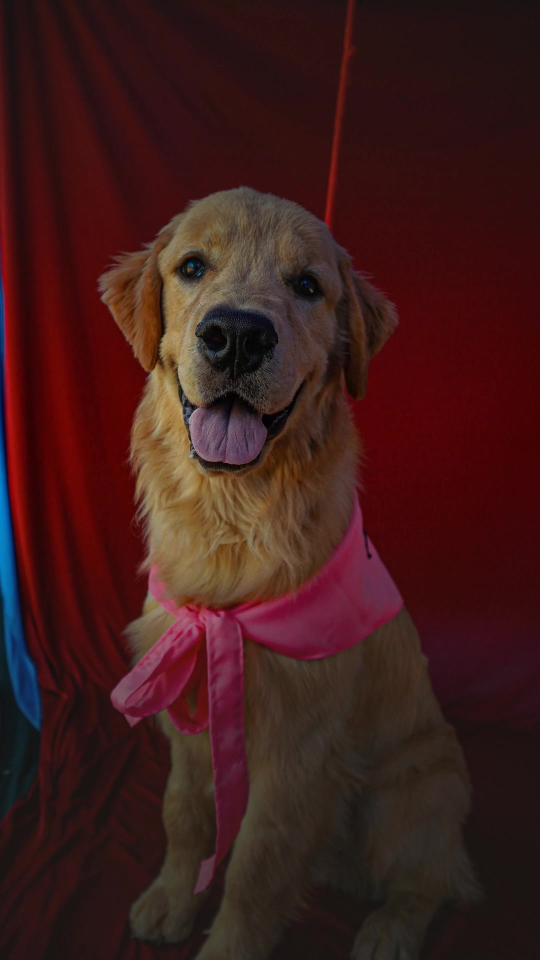
#> input picture reels/foco-no-pet-viral/assets/photos/hero.jpg, 1080 x 1920 px, given in place of 064650fe-image.jpg, which was not available (shown at 1/2 size)
$ python render_parque_jequitibas.py foco-no-pet-viral/assets/photos/hero.jpg out.png foco-no-pet-viral/assets/photos/p00.jpg
#> lines starting #> are read from the running program, lines starting #| are printed output that depends on the picture; pictures that were not available may be replaced by others from this repository, and a replacement may not be noted
import math, subprocess, sys
from PIL import Image, ImageDraw, ImageFont, ImageFilter, ImageEnhance

UP = "/root/.claude/uploads/bebd2763-9587-528d-abc0-658fa0475796/"
FONTS = sys.argv[1]
OUT = sys.argv[2]
W, H, FPS = 1080, 1920, 30

ORANGE = (225, 90, 10)
WHITE = (255, 255, 255)
DARK = (30, 30, 28)
LOGO = sys.argv[3]

# [5 lines left out: function font, not called in this run]

ANTON = lambda s: font("Anton-Regular.ttf.ttf", s)
MONT = lambda s, v="Bold": font("Montserrat.ttf", s, v)

def load(name, scale=1.25):
    im = Image.open(UP + name).convert("RGB")
    im = im.resize((int(W * scale), int(W * scale * im.height / im.width)), Image.LANCZOS)
    return ImageEnhance.Contrast(im).enhance(1.04)

# [11 lines left out: function kenburns, not called in this run]

def ease_out(t):
    t = max(0.0, min(1.0, t)); return 1 - (1 - t) ** 3

def ease_back(t):
    t = max(0.0, min(1.0, t)); c1 = 1.70158; c3 = c1 + 1
    return 1 + c3 * (t - 1) ** 3 + c1 * (t - 1) ** 2

# [39 lines left out: functions text_layer, place, not called in this run]

def vignette():
    g = Image.new("L", (W, H), 0); d = ImageDraw.Draw(g)
#> after `g = Image.new('L', (W, H), 0)`: g: PIL image 1080x1920 L; every value is 0
    d.rectangle((0, 0, W, 520), fill=150); d.rectangle((0, H - 700, W, H), fill=170)
    g = g.filter(ImageFilter.GaussianBlur(220))
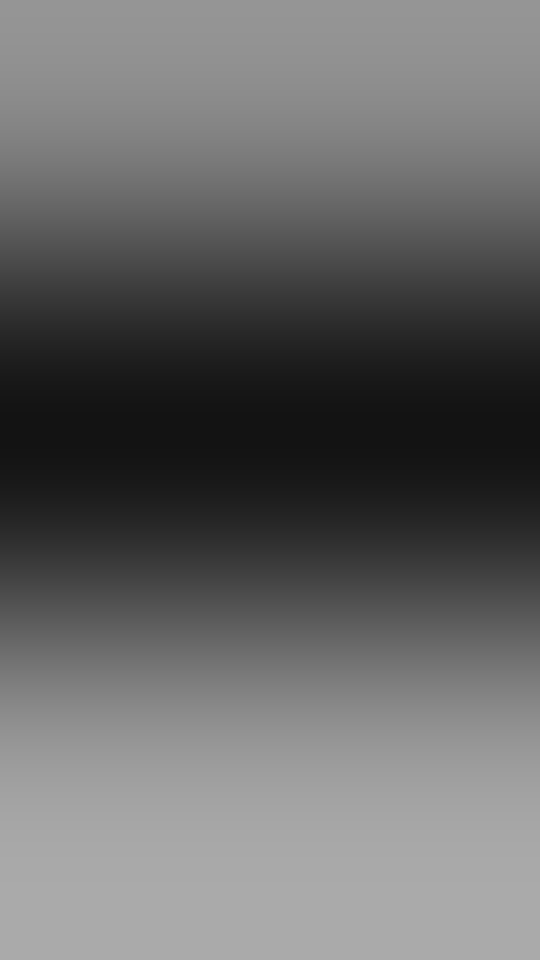
#> g: PIL image 1080x1920 L (shown at 1/2 size); min 19, max 170, mean 102.7
    v = Image.new("RGBA", (W, H), DARK + (0,)); v.putalpha(g); return v
#> after `v.putalpha(g)`:
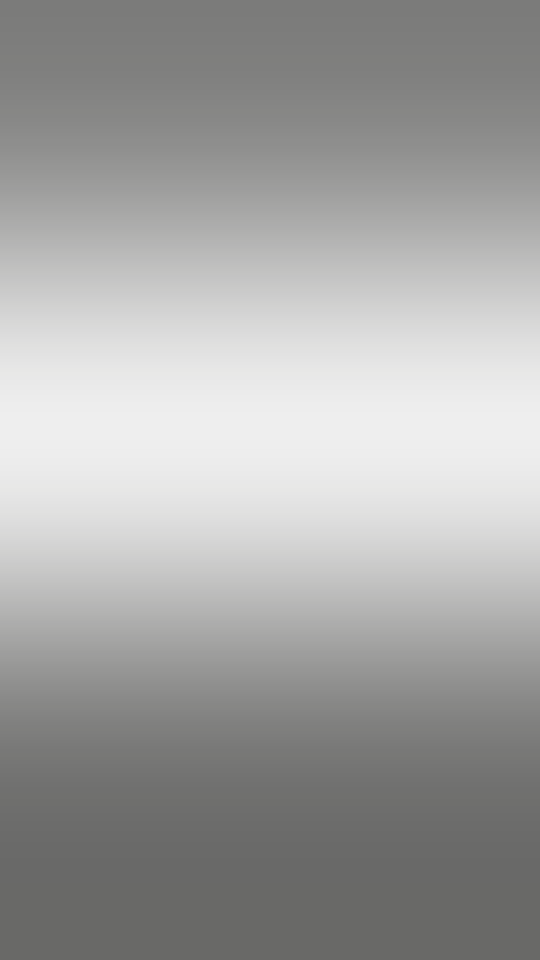
#> v: PIL image 1080x1920 RGBA (shown at 1/2 size); mean R, G, B, A 30, 30, 28, 102.7; transparent parts drawn white
VIG = vignette()

# ---------- assets ----------
hook = load("064650fe-image.jpg")
#> in load, im is the input picture: PIL image 1080x1920 RGB; mean R, G, B 63.1, 28.2, 26.4
montage = [load(n) for n in ["a446c196-image.jpg", "760934ab-image.jpg", "1011b296-image.jpg", "9e4b4d58-image.jpg",
                             "782c1b4d-image.jpg", "d18ec0ce-image.jpg", "66ee42b1-image.jpg", "5028e082-image.jpg",
                             "0aad2ef6-image.jpg", "e3207cc3-image.jpg", "41700cbb-image.jpg", "cc0f3daa-image.jpg"]]
#> call 2 of load, with name = 'a446c196-image.jpg', scale = 1.25
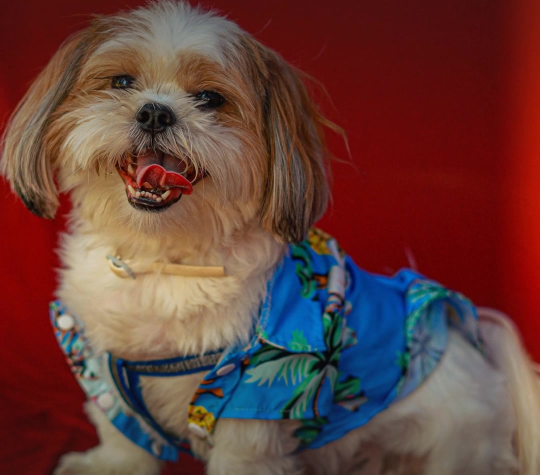
#> input picture reels/foco-no-pet-viral/assets/photos/p00.jpg, 1080 x 950 px, given in place of a446c196-image.jpg, which was not available (shown at 1/2 size)
#> in load, im is the input picture: PIL image 1080x950 RGB; mean R, G, B 102, 63.3, 58.6
#> (the run stopped early here; a loop or call above may not have finished)
